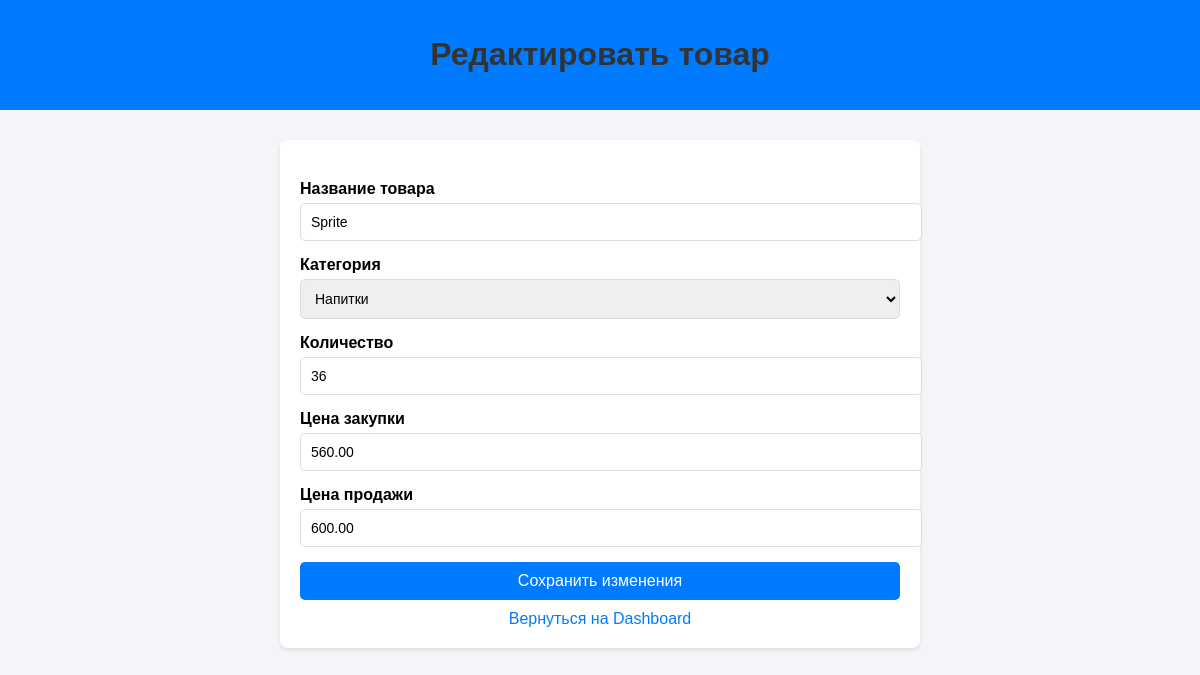
The app's page /products/1/edit/, older data.
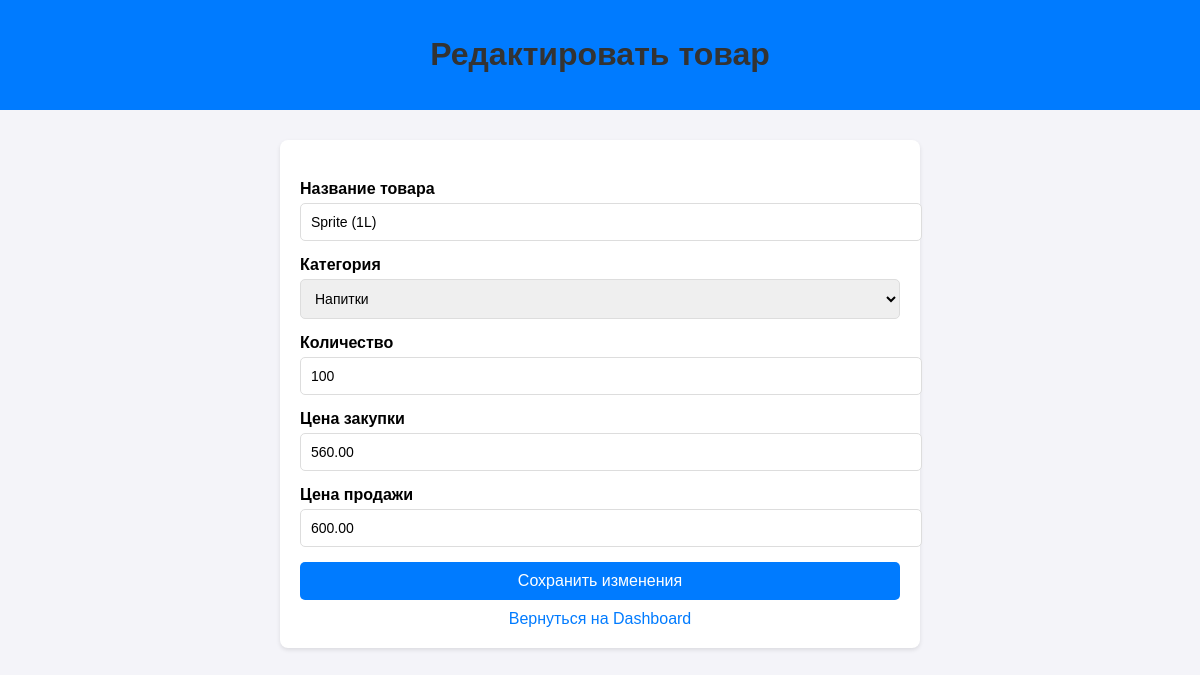
The same page, newer data.
### inventory/models.py (models this page shows, shortened)
class Product(models.Model):
    name = models.CharField(max_length=100)
    description = models.TextField(blank=True, null=True)
    category = models.ForeignKey(Category, on_delete=models.CASCADE)
    quantity = models.PositiveIntegerField(default=0)
    purchase_price = models.DecimalField(max_digits=10, decimal_places=2)
    sale_price = models.DecimalField(max_digits=10, decimal_places=2)

class Category(models.Model):
    name = models.CharField(max_length=100, unique=True)

### inventory/views.py (the view, shortened to what this page needs)
# urls.py: path('products/<int:product_id>/edit/', views.edit_product, name='edit_product'),
def edit_product(request, product_id):
    product = get_object_or_404(Product, id=product_id)
    categories = Category.objects.all()
    return render(request, 'inventory/edit_product.html', {'product': product, 'categories': categories})

### inventory/templates/inventory/edit_product.html (shortened to what this page needs)
<!DOCTYPE html>
<html lang="en">
<head>
</head>
<body>
    <header>
        <h1>Редактировать товар</h1>
    </header>
    <div class="container">
        <form method="post">
            <div class="form-group">
                <label for="name">Название товара</label>
                <input type="text" id="name" name="name" value="{{ product.name }}" required>
            </div>
            <div class="form-group">
                <label for="category">Категория</label>
                <select id="category" name="category" required>
                    {% for category in categories %}
                    <option value="{{ category.id }}" {% if category.id == product.category.id %}selected{% endif %}>
                        {{ category.name }}
                    </option>
                    {% endfor %}
                </select>
            </div>
            <div class="form-group">
                <label for="quantity">Количество</label>
                <input type="number" id="quantity" name="quantity" value="{{ product.quantity }}" min="0" required>
            </div>
            <div class="form-group">
                <label for="purchase_price">Цена закупки</label>
                <input type="number" id="purchase_price" name="purchase_price" value="{{ product.purchase_price }}" step="0.01" min="0" required>
            </div>
            <div class="form-group">
                <label for="sale_price">Цена продажи</label>
                <input type="number" id="sale_price" name="sale_price" value="{{ product.sale_price }}" step="0.01" min="0" required>
            </div>
            <button type="submit">Сохранить изменения</button>
        </form>
        <a href="{% url 'dashboard' %}" class="back-btn">Вернуться на Dashboard</a>
    </div>
</body>
</html>

Row changes from the older to the newer data that the page shows:
changed Product "Напитки": name "Sprite" → "Sprite (1L)"; quantity "36" → "100"
